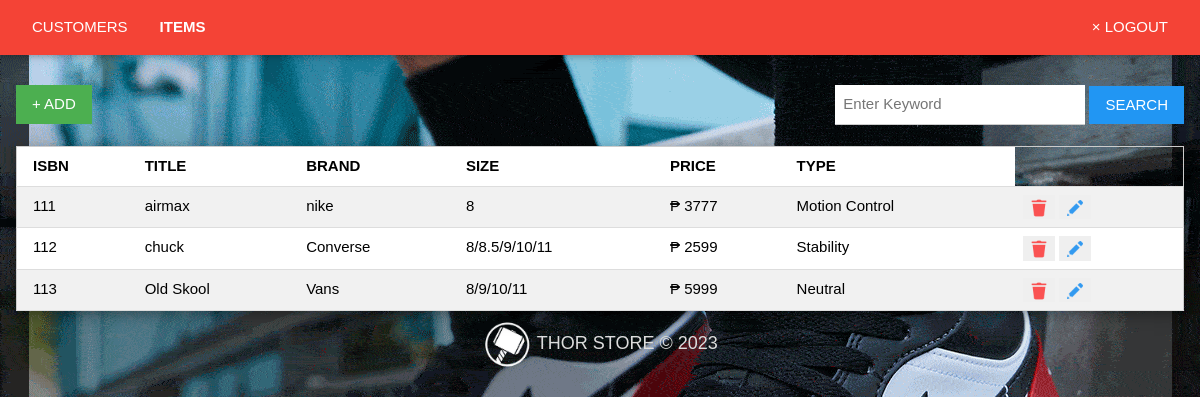
Screenshot of /admin/items (signed in) with the database file from the repository.
### tables this page shows
CREATE TABLE 'Items'
('i_id' integer primary key autoincrement,
'ISBN' integer unique on conflict ignore,
'title' varchar(100),
'brand' varchar(100),
'size' varchar(50),
'price' decimal(10,2),
'i_type' varchar(25));

### app.py (the view)
@app.route("/admin/items")
def admin_items():
    if 'admin' in session:
        head = ['isbn','title','brand','size','price','type']
        rows = getall('Items')
        return render_template("admin_items.html",title="admin",header=head,itemlist=rows,search=None)
    elif 'user' in session:
        return redirect(url_for("user_items"))
    else:
        flash("Login Properly!!!")
        return redirect(url_for("login"))

### dbhelper.py (called while the page is built)
def connect():
    return sqlite3.connect(database)

def getprocess(sql:str)->list:
    conn = connect()
    conn.row_factory = sqlite3.Row #return dictionary format
    cursor = conn.cursor()
    cursor.execute(sql)
    rows = cursor.fetchall()
    cursor.close()
    return rows

def getall(table)->list:
    sql:str = f"SELECT * FROM `{table}`"
    return getprocess(sql)

### templates/admin_items.html (shortened to what this page needs)
{% extends 'base_admin.html' %}
{% block nav %}
	<a href="{{ url_for('admin_customers') }}" class="w3-bar-item w3-left w3-button">CUSTOMERS</a>
	<a href="{{ url_for('admin_items') }}" class="w3-bar-item w3-left w3-button" style="font-weight: bold">ITEMS</a>
{% endblock %}
{% block content %}
	<div>
		<button style="display:inline" class="w3-button w3-green" onclick="document.getElementById('addmodal').style.display='block'">+ ADD</button>
		<form method="post" action="/admin/items/search" style="display:inline" class="w3-right">
			<input type="text" name="search" id="search" class="w3-input" placeholder="Enter Keyword" style="width:250px;display:inline;">
			<input type="submit" value="SEARCH" class="w3-button w3-blue">
		</form>
	</div>
	<br>
	<table class="w3-table-all w3-card-4 w3-animate-top">
		<tr>
			{% for h in header %}
				<th>{{ h | upper }}</th>
			{% endfor %}
		</tr>
		{% for item in itemlist %}
			<tr>
				<td>{{ item['ISBN'] }}</td>
				<td>{{ item['title'] }}</td>
				<td>{{ item['brand'] }}</td>
				<td>{{ item['size'] }}</td>
				<td>&#x20B1; {{ item['price'] }}</td>
				<td>{{ item['i_type'] }}</td>
				<td>
					<button style="cursor:pointer;border:none" onclick="deleteitem('{{ item['i_id'] }}')">
						<img width="20px" src="../static/icons/delete.png">
					</button>
					<button style="cursor:pointer;border:none" onclick="document.getElementById('updatemodal_{{ item['i_id'] }}').style.display='block'">
						<img width="20px" src="../static/icons/edit.png">
					</button>
				</td>
			</tr>
		{% endfor%}
	</table>
{% endblock %}

### static/css/w3.css (style rules this page uses)
html { box-sizing:border-box }
*,*:before,*:after { box-sizing:inherit }
html { -ms-text-size-adjust:100%;-webkit-text-size-adjust:100% }
body { margin:0 }
a { background-color:transparent }
img { border-style:none }
button,input,select,textarea,optgroup { font:inherit;margin:0 }
button,input { overflow:visible }
button,select { text-transform:none }
button,[type=button],[type=reset],[type=submit] { -webkit-appearance:button }
html,body { font-family:Verdana,sans-serif;font-size:15px;line-height:1.5 }
html { overflow-x:hidden }
img { vertical-align:middle }
a { color:inherit }
.w3-table,.w3-table-all { border-collapse:collapse;border-spacing:0;width:100%;display:table }
.w3-table-all { border:1px solid #ccc }
.w3-bordered tr,.w3-table-all tr { border-bottom:1px solid #ddd }
.w3-table-all tr:nth-child(odd) { background-color:#fff }
.w3-table-all tr:nth-child(even) { background-color:#f1f1f1 }
.w3-table td,.w3-table th,.w3-table-all td,.w3-table-all th { padding:8px 8px;display:table-cell;text-align:left;vertical-align:top }
.w3-table th:first-child,.w3-table td:first-child,.w3-table-all th:first-child,.w3-table-all td:first-child { padding-left:16px }
.w3-btn,.w3-button { border:none;display:inline-block;padding:8px 16px;vertical-align:middle;overflow:hidden;text-decoration:none;color:inherit;background-color:inherit;text-align:center;cursor:pointer;white-space:nowrap }
.w3-btn,.w3-button { -webkit-touch-callout:none;-webkit-user-select:none;-khtml-user-select:none;-moz-user-select:none;-ms-user-select:none;user-select:none }
.w3-input { padding:8px;display:block;border:none;border-bottom:1px solid #ccc;width:100% }
.w3-card-4,.w3-hover-shadow:hover { box-shadow:0 4px 10px 0 rgba(0,0,0,0.2),0 4px 20px 0 rgba(0,0,0,0.19) }
.w3-animate-top { position:relative;animation:animatetop 0.4s }
.w3-left { float:left!important }
.w3-right { float:right!important }
.w3-blue,.w3-hover-blue:hover { color:#fff!important;background-color:#2196F3!important }
.w3-green,.w3-hover-green:hover { color:#fff!important;background-color:#4CAF50!important }

### templates/base.html (style rules this page uses)
body { margin: 0; padding: 0; background-image: url('../static/icons/image.png'); background-size: cover; background-position: center; height: 100vh; }

### rows the page displays
Items: ISBN "111", title "airmax", brand "nike", size "8", price "3777", i_type "Motion Control"
Items: ISBN "112", title "chuck", brand "Converse", size "8/8.5/9/10/11", price "2599", i_type "Stability"
Items: ISBN "113", title "Old Skool", brand "Vans", size "8/9/10/11", price "5999", i_type "Neutral"

### other values shown
{{ h | upper }} "ISBN" "TITLE" "BRAND" "SIZE" "PRICE" "TYPE"
